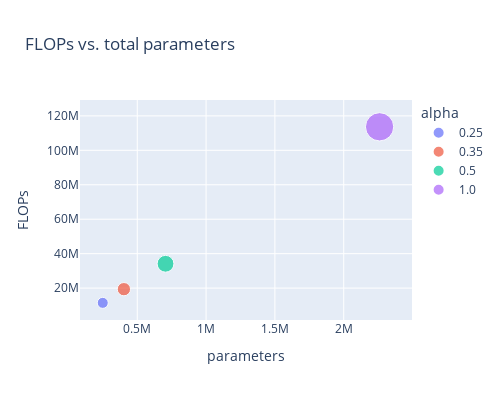

The code cell stored with this chart in its notebook:
### Code cell
flops_params_fig = px.scatter(
    mbnv2_df,
    x="total_params",
    y="OPS_INT8_mltk",
    color="alpha",
    size="tflite_model_INT8_size_kb",
    labels={"total_params": "parameters", "OPS_INT8_mltk": "FLOPs"},
    title=f"FLOPs vs. total parameters",
)
flops_params_fig.update_layout(showlegend=True, width=500, height=400)

flops_params_fig.show()

### Figure 1 — Plotly figure (JSON) as saved in the notebook; plotly's stock layout.template omitted (floating-point values rounded to 4 significant figures)
{"data": [{"hovertemplate": "alpha=0.25<br>parameters=%{x}<br>FLOPs=%{y}<br>tflite_model_INT8_size_kb=%{marker.size}<extra></extra>", "legendgroup": "0.25", "marker": {"color": "#636efa", "size": [393.5], "sizemode": "area", "sizeref": 6.493, "symbol": "circle"}, "mode": "markers", "name": "0.25", "orientation": "v", "showlegend": true, "type": "scatter", "x": [249322], "xaxis": "x", "y": [11450908], "yaxis": "y"}, {"hovertemplate": "alpha=0.35<br>parameters=%{x}<br>FLOPs=%{y}<br>tflite_model_INT8_size_kb=%{marker.size}<extra></extra>", "legendgroup": "0.35", "marker": {"color": "#EF553B", "size": [574.3], "sizemode": "area", "sizeref": 6.493, "symbol": "circle"}, "mode": "markers", "name": "0.35", "orientation": "v", "showlegend": true, "type": "scatter", "x": [402934], "xaxis": "x", "y": [19391158], "yaxis": "y"}, {"hovertemplate": "alpha=0.5<br>parameters=%{x}<br>FLOPs=%{y}<br>tflite_model_INT8_size_kb=%{marker.size}<extra></extra>", "legendgroup": "0.5", "marker": {"color": "#00cc96", "size": [918.8], "sizemode": "area", "sizeref": 6.493, "symbol": "circle"}, "mode": "markers", "name": "0.5", "orientation": "v", "showlegend": true, "type": "scatter", "x": [705346], "xaxis": "x", "y": [34133284], "yaxis": "y"}, {"hovertemplate": "alpha=1.0<br>parameters=%{x}<br>FLOPs=%{y}<br>tflite_model_INT8_size_kb=%{marker.size}<extra></extra>", "legendgroup": "1.0", "marker": {"color": "#ab63fa", "size": [2597.0], "sizemode": "area", "sizeref": 6.493, "symbol": "circle"}, "mode": "markers", "name": "1.0", "orientation": "v", "showlegend": true, "type": "scatter", "x": [2260546], "xaxis": "x", "y": [113643316], "yaxis": "y"}], "layout": {"height": 400, "legend": {"itemsizing": "constant", "title": {"text": "alpha"}, "tracegroupgap": 0}, "showlegend": true, "title": {"text": "FLOPs vs. total parameters"}, "width": 500, "xaxis": {"anchor": "y", "domain": [0, 1], "title": {"text": "parameters"}}, "yaxis": {"anchor": "x", "domain": [0, 1], "title": {"text": "FLOPs"}}}}
